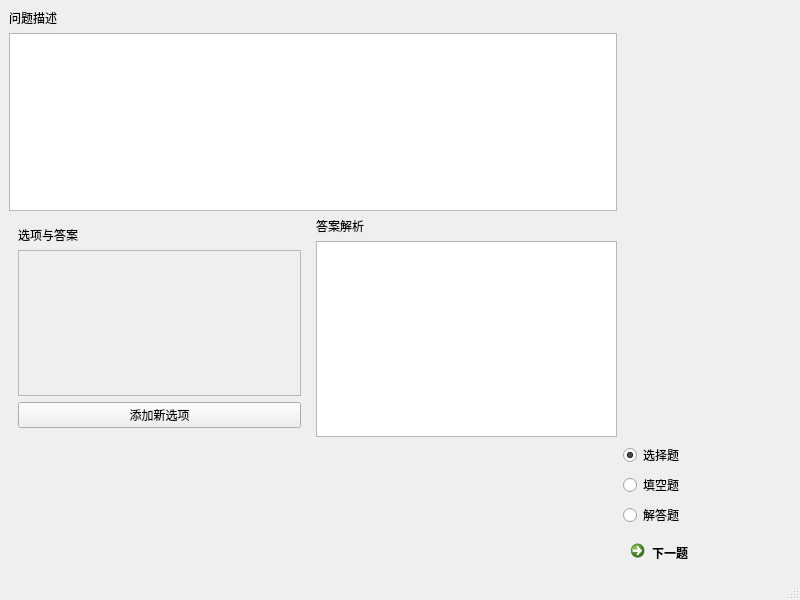
<?xml version="1.0" encoding="UTF-8"?>
<ui version="4.0">
 <class>MainWindow</class>
 <widget class="QMainWindow" name="MainWindow">
  <property name="geometry">
   <rect>
    <x>0</x>
    <y>0</y>
    <width>800</width>
    <height>600</height>
   </rect>
  </property>
  <property name="sizePolicy">
   <sizepolicy hsizetype="Expanding" vsizetype="Expanding">
    <horstretch>0</horstretch>
    <verstretch>0</verstretch>
   </sizepolicy>
  </property>
  <property name="windowTitle">
   <string>MainWindow</string>
  </property>
  <widget class="QWidget" name="centralwidget">
   <layout class="QGridLayout" name="gridLayout">
    <item row="1" column="0" colspan="2">
     <widget class="QTextEdit" name="question"/>
    </item>
    <item row="2" column="0" rowspan="2">
     <widget class="QStackedWidget" name="stackedWidget">
      <property name="currentIndex">
       <number>0</number>
      </property>
      <widget class="QWidget" name="page0">
       <property name="sizePolicy">
        <sizepolicy hsizetype="Preferred" vsizetype="Ignored">
         <horstretch>6</horstretch>
         <verstretch>0</verstretch>
        </sizepolicy>
       </property>
       <layout class="QGridLayout" name="gridLayout_2">
        <item row="7" column="0">
         <widget class="QPushButton" name="addSelectionButton">
          <property name="text">
           <string>添加新选项</string>
          </property>
         </widget>
        </item>
        <item row="6" column="0">
         <widget class="QScrollArea" name="scrollArea">
          <property name="autoFillBackground">
           <bool>true</bool>
          </property>
          <property name="widgetResizable">
           <bool>true</bool>
          </property>
          <widget class="QWidget" name="selectionBox">
           <property name="geometry">
            <rect>
             <x>0</x>
             <y>0</y>
             <width>272</width>
             <height>137</height>
            </rect>
           </property>
           <layout class="QVBoxLayout" name="selectionLayout"/>
          </widget>
         </widget>
        </item>
        <item row="5" column="0">
         <widget class="QLabel" name="objectlabel_2">
          <property name="text">
           <string>选项与答案</string>
          </property>
         </widget>
        </item>
       </layout>
      </widget>
      <widget class="QWidget" name="page1">
       <property name="cursor">
        <cursorShape>WaitCursor</cursorShape>
       </property>
       <layout class="QVBoxLayout" name="subjectLayout">
        <item>
         <widget class="QLabel" name="subjectlabel_1">
          <property name="text">
           <string>答案</string>
          </property>
         </widget>
        </item>
        <item>
         <widget class="QTextEdit" name="subjectAnswer"/>
        </item>
       </layout>
      </widget>
     </widget>
    </item>
    <item row="3" column="1">
     <widget class="QTextEdit" name="explanation"/>
    </item>
    <item row="2" column="1">
     <widget class="QLabel" name="objectlabel_3">
      <property name="text">
       <string>答案解析</string>
      </property>
     </widget>
    </item>
    <item row="0" column="0">
     <widget class="QLabel" name="objectlabel_1">
      <property name="text">
       <string>问题描述</string>
      </property>
     </widget>
    </item>
    <item row="6" column="2">
     <widget class="QRadioButton" name="selectButton">
      <property name="text">
       <string>选择题</string>
      </property>
      <property name="checked">
       <bool>true</bool>
      </property>
     </widget>
    </item>
    <item row="7" column="2">
     <widget class="QRadioButton" name="fillButton">
      <property name="text">
       <string>填空题</string>
      </property>
     </widget>
    </item>
    <item row="8" column="2">
     <widget class="QRadioButton" name="answerButton">
      <property name="text">
       <string>解答题</string>
      </property>
      <property name="checkable">
       <bool>true</bool>
      </property>
     </widget>
    </item>
    <item row="9" column="2">
     <widget class="QCommandLinkButton" name="nextButton">
      <property name="sizePolicy">
       <sizepolicy hsizetype="Fixed" vsizetype="Fixed">
        <horstretch>0</horstretch>
        <verstretch>0</verstretch>
       </sizepolicy>
      </property>
      <property name="layoutDirection">
       <enum>Qt::LeftToRight</enum>
      </property>
      <property name="text">
       <string>下一题</string>
      </property>
      <property name="icon">
       <iconset>
        <normaloff>../resource/next.png</normaloff>../resource/next.png</iconset>
      </property>
     </widget>
    </item>
   </layout>
  </widget>
  <widget class="QStatusBar" name="statusbar"/>
 </widget>
 <resources/>
 <connections/>
</ui>
